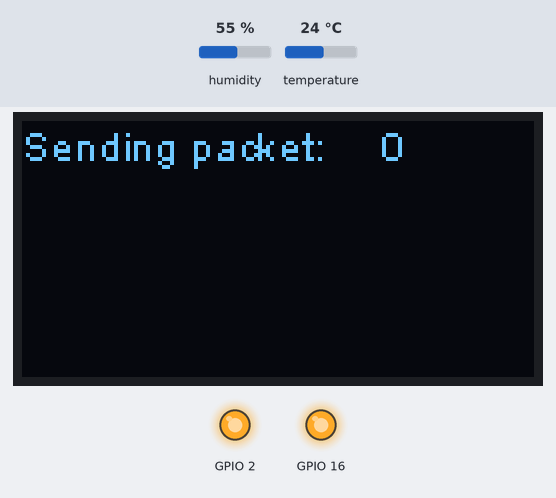
A sketch run on a simulated ESP32. On the bench: 128×64 one-colour display, output pins drawn as LEDs (lit = HIGH). The test bench sets the inputs (shaded band); at power-on: humidity 55 %, temperature 24 °C. No radio packets arrive unless stated; what the sketch prints to the serial monitor is not drawn.

Above: at 1.7 s.
At 6.8 s:
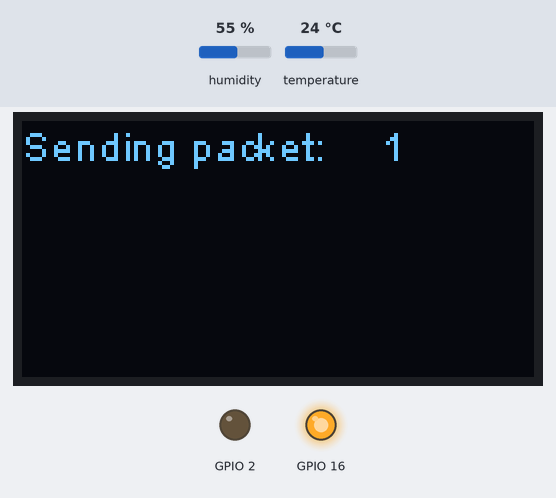
At 19.1 s:
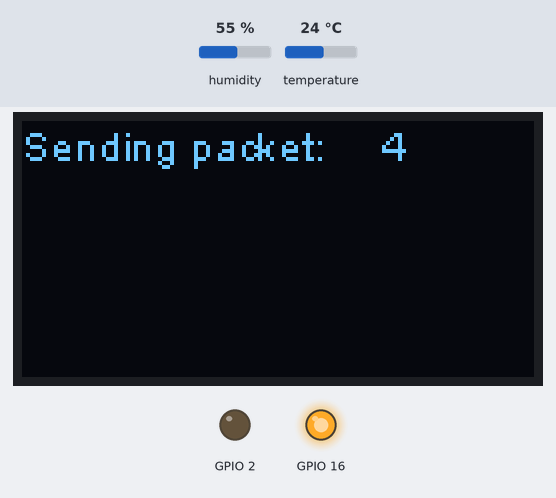
At 35.5 s:
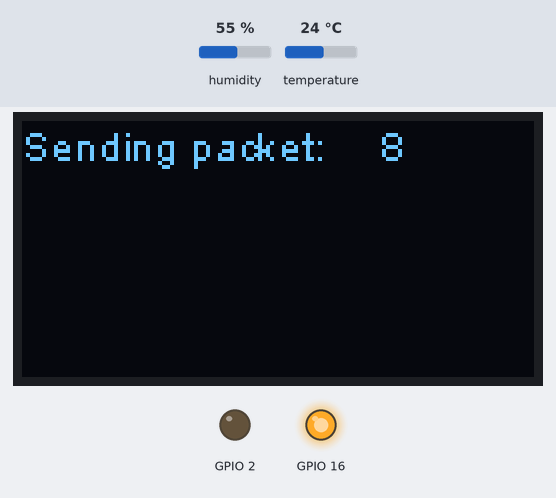
Timing chart, 0 to 40.0 s (numbered marks = the images above):
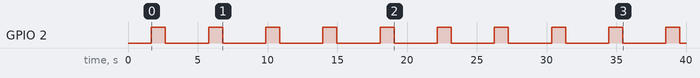

The sketch:

OLED_LoRa_Sender.ino
```cpp
#include <SPI.h>
#include <LoRa.h>
#include <Wire.h>
#include "SSD1306.h"
#include "images.h"

//include simple dht library
#include <SimpleDHT.h>

#define SCK     5    // GPIO5  -- SX1278's SCK
#define MISO    19   // GPIO19 -- SX1278's MISnO
#define MOSI    27   // GPIO27 -- SX1278's MOSI
#define SS      18   // GPIO18 -- SX1278's CS
#define RST     14   // GPIO14 -- SX1278's RESET
#define DI0     26   // GPIO26 -- SX1278's IRQ(Interrupt Request)
#define BAND  868E6

//dht pin on ttgo board
byte pinDHT22 = 25; //or pin 13/25 see https://rntlab.com/question/esp32-heltec-with-dht22/


unsigned int counter = 0;

SSD1306 display(0x3c, 21, 22);
String rssi = "RSSI --";
String packSize = "--";
String packet ;

//prepare for DHT readings
float temperature = 0;
float humidity = 0;
SimpleDHT22 dht22;


void setup() {
  pinMode(16,OUTPUT);
  pinMode(2,OUTPUT);

  digitalWrite(16, LOW);    // set GPIO16 low to reset OLED
  delay(50);
  digitalWrite(16, HIGH); // while OLED is running, must set GPIO16 in high

  Serial.begin(115200);
  while (!Serial);
  Serial.println();
  Serial.println("LoRa Sender Test");

  SPI.begin(SCK,MISO,MOSI,SS);
  LoRa.setPins(SS,RST,DI0);
  if (!LoRa.begin(868E6)) {
    Serial.println("Starting LoRa failed!");
    while (1);
  }
  //LoRa.onReceive(cbk);
//  LoRa.receive();
  Serial.println("init ok");
  display.init();
  display.flipScreenVertically();
  display.setFont(ArialMT_Plain_10);

  delay(1500);
}

void loop() {
  TEMPERATURA();
  delay(2000);
}

void TEMPERATURA(){
dht22.read2(pinDHT22, &temperature, &humidity, NULL);
Serial.print("t= ");
Serial.print(temperature);
Serial.print(" ");
Serial.print("h= ");
Serial.print(humidity);
//Serial.print("% ");
  display.clear();
  display.setTextAlignment(TEXT_ALIGN_LEFT);
  display.setFont(ArialMT_Plain_10);

  display.drawString(0, 0, "Sending packet: ");
  display.drawString(90, 0, String(counter));
  Serial.println(String(counter));
  display.display();


// send packet
 LoRa.beginPacket();
LoRa.print("t= ");
LoRa.print(temperature);
LoRa.print(" ");
LoRa.print("h= ");
LoRa.print(humidity);
//  LoRa.beginPacket();
//  LoRa.print("hello ");
//  LoRa.print(counter);
 LoRa.endPacket();

  counter++;
  digitalWrite(2, HIGH);   // turn the LED on (HIGH is the voltage level)
  delay(1000);                       // wait for a second
  digitalWrite(2, LOW);    // turn the LED off by making the voltage LOW
  delay(1000);                       // wait for a second
}
```

Source omitted: images.h (data table, 7246 bytes)

Measured:
- by itself, GPIO 2: alternates HIGH for 1.0 s and LOW for 3.1 s
- what the display in image 0 shows lasts 4.1 s, from 1.6 s to 5.7 s
